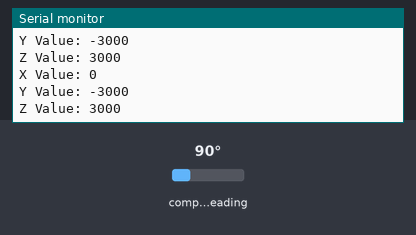
A sketch run on a simulated Arduino Uno, built with avr-gcc and run on an emulated ATmega328P. On the bench: the last lines printed to the serial monitor. Wiring (inferred from the names in the program): QMC5883L compass at I2C address 0x0D. The inputs (shaded band) are chosen by the test bench; at power-on: compass heading 90°.

Above: at 1.3 s.
1.4 s: compass heading set to 7°
At 1.83 s:
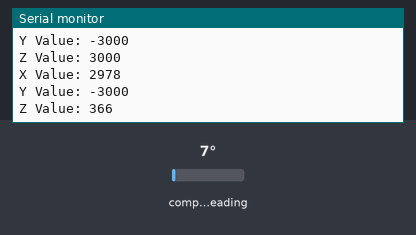
2.9 s: compass heading set to 180°
At 3.34 s:
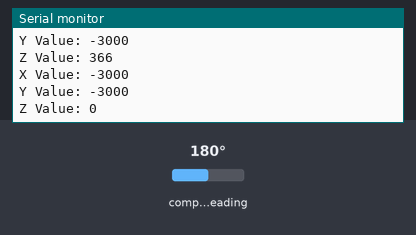
Timing chart, 0 to 5.9 s (numbered marks = the images above; inputs shaded):
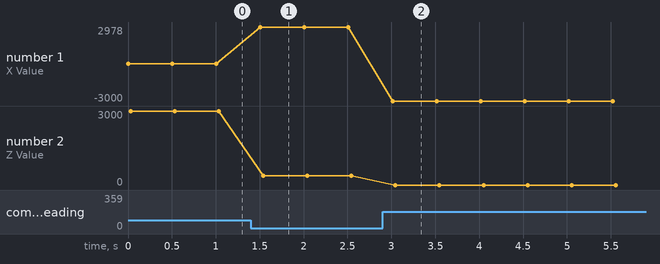

Measured:
- after the input at 1.4 s, the serial monitor: prints a new line after 0.11 s (image 1)
- after the input at 2.9 s, the serial monitor: prints a new line after 0.11 s (image 2)
- plotted number 1: 0 → 2978 after the input at 1.4 s
- plotted number 2: 3000 → 366 after the input at 1.4 s

The sketch:

testMechaqmc5883.ino
```cpp
#include <Wire.h> //I2C Arduino Library

#define addr 0x0D //I2C Address for The HMC5883

//0x09

#define Mode_Standby    0b00000000
#define Mode_Continuous 0b00000001

#define ODR_10Hz        0b00000000
#define ODR_50Hz        0b00000100
#define ODR_100Hz       0b00001000
#define ODR_200Hz       0b00001100

#define RNG_2G          0b00000000
#define RNG_8G          0b00010000

#define OSR_512         0b00000000
#define OSR_256         0b01000000
#define OSR_128         0b10000000
#define OSR_64          0b11000000

#define RESET_VALUE 0x01
#define SOFT_RESET_VALUE 0x80

//register address

#define SATUS_REG1    0X06  //Status Register
#define TEMPERATURE_REG_OUT1  0X07  //Temperature Sensor Output1
#define TEMPERATURE_REG_OUT2  0X08  //Temperature Sensor Output2
#define CONTROL_REG1    0X09  //Control Registe1
#define CONTROL_REG2    0X0A  //Control Register2
#define SET_RESET_PERIODE_REG 0x0B  //SET/RESET Period Register
#define CHIP_REG    0x0D  //Chip ID Register

void setup() {

  Serial.begin(9600);
  Wire.begin();


  Wire.beginTransmission(addr); //start talking
  Wire.write(0x0B); // Tell the HMC5883 to Continuously Measure
  Wire.write(0x01); // Set the Register
  Wire.endTransmission();
  Wire.beginTransmission(addr); //start talking
  Wire.write(0x09); // Tell the HMC5883 to Continuously Measure
  Wire.write(0x1D); // Set the Register
  Wire.endTransmission();
}

void loop() {

  int x, y, z; //triple axis data

  //Tell the HMC what regist to begin writing data into


  Wire.beginTransmission(addr);
  Wire.write(0x00); //start with register 3.
  Wire.endTransmission();

  //Read the data.. 2 bytes for each axis.. 6 total bytes
  Wire.requestFrom(addr, 6);
  if (6 <= Wire.available()) {
    x = Wire.read(); //MSB  x
    x |= Wire.read() << 8; //LSB  x
    z = Wire.read(); //MSB  z
    z |= Wire.read() << 8; //LSB z
    y = Wire.read(); //MSB y
    y |= Wire.read() << 8; //LSB y
  }

  // Show Values
  Serial.print("X Value: ");
  Serial.println(x);
  Serial.print("Y Value: ");
  Serial.println(y);
  Serial.print("Z Value: ");
  Serial.println(z);
  Serial.println();

  delay(500);
}
```
